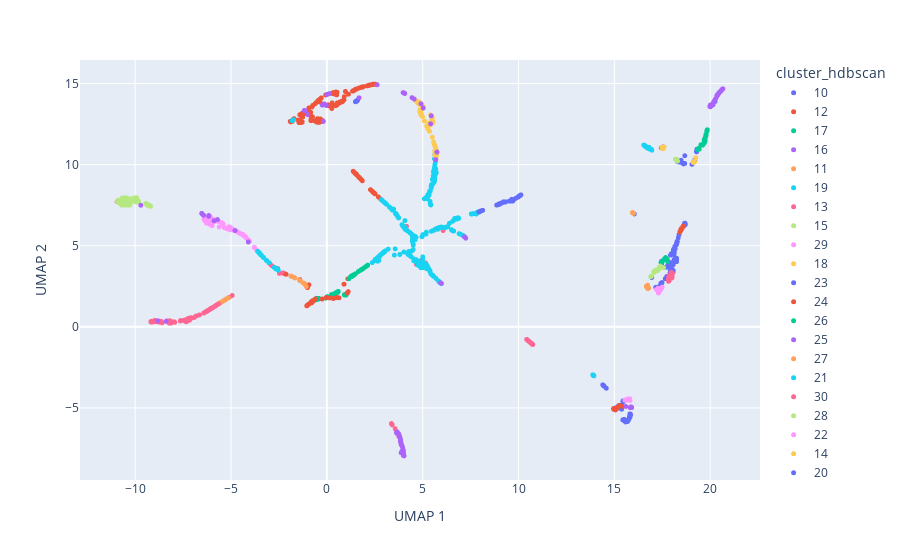

The cell this chart's notebook holds for it:
### Code cell
samples_all_clusters_umap.plot_interactive_umap(hue='cluster_hdbscan')

### Figure 1 — Plotly figure (JSON) as saved in the notebook; plotly's stock layout.template omitted (floating-point values rounded to 4 significant figures; data arrays with more than 128 entries replaced by an {"elided": "..."} marker saying what was removed)
{"data": [{"hovertemplate": "cluster_hdbscan_categorical=10<br>UMAP_1=%{x}<br>UMAP_2=%{y}<extra></extra>", "legendgroup": "10", "marker": {"color": "#636efa", "opacity": 1, "size": 5, "symbol": "circle"}, "mode": "markers", "name": "10", "showlegend": true, "type": "scattergl", "x": {"elided": "173 float values"}, "xaxis": "x", "y": {"elided": "173 float values"}, "yaxis": "y"}, {"hovertemplate": "cluster_hdbscan_categorical=12<br>UMAP_1=%{x}<br>UMAP_2=%{y}<extra></extra>", "legendgroup": "12", "marker": {"color": "#EF553B", "opacity": 1, "size": 5, "symbol": "circle"}, "mode": "markers", "name": "12", "showlegend": true, "type": "scattergl", "x": [18.6, 18.41, 18.45, 18.46, 18.56, 18.49, 18.5, 18.46], "xaxis": "x", "y": [6.219, 5.851, 5.909, 5.965, 6.144, 6.04, 6.013, 5.993], "yaxis": "y"}, {"hovertemplate": "cluster_hdbscan_categorical=17<br>UMAP_1=%{x}<br>UMAP_2=%{y}<extra></extra>", "legendgroup": "17", "marker": {"color": "#00cc96", "opacity": 1, "size": 5, "symbol": "circle"}, "mode": "markers", "name": "17", "showlegend": true, "type": "scattergl", "x": [19.59, 19.51, 19.65, 19.74, 19.59, 19.43, 19.35, 19.85, 19.7, 19.71, 19.69, 19.82, 19.73, 19.6, 19.79, 19.6, 19.69, 19.83, 19.39, 19.69, 19.67, 19.78, 19.69, 19.84, 19.72, 19.78, 19.76, 19.65, 19.83, 19.72, 19.73, 19.75, 19.6, 19.72], "xaxis": "x", "y": [11.2, 11.22, 11.31, 11.46, 11.21, 10.96, 10.94, 12.15, 11.38, 11.4, 11.46, 12.04, 11.63, 11.21, 11.82, 11.22, 11.54, 12.1, 11.0, 11.34, 11.33, 11.86, 11.52, 12.12, 11.46, 11.85, 11.73, 11.28, 12.11, 11.59, 11.63, 11.66, 11.21, 11.59], "yaxis": "y"}, {"hovertemplate": "cluster_hdbscan_categorical=16<br>UMAP_1=%{x}<br>UMAP_2=%{y}<extra></extra>", "legendgroup": "16", "marker": {"color": "#ab63fa", "opacity": 1, "size": 5, "symbol": "circle"}, "mode": "markers", "name": "16", "showlegend": true, "type": "scattergl", "x": [20.55, 20.38, 20.53, 20.12, 20.64, 20.04, 20.27, 20.27, 20.03, 20.01, 20.45, 20.35, 20.46, 20.13, 20.15, 20.2, 20.64, 20.01, 20.1, 20.39, 20.58, 20.01, 20.4, 20.04, 20.51, 20.66, 20.12, 20.08, 20.09, 20.35, 20.07, 20.64, 20.44, 20.13, 20.64, 20.65, 20.53, 19.98, 20.15, 20.46, 20.11, 20.18, 20.14], "xaxis": "x", "y": [14.54, 14.29, 14.5, 13.69, 14.67, 13.63, 14.05, 14.04, 13.63, 13.68, 14.42, 14.21, 14.42, 13.73, 13.8, 13.91, 14.65, 13.67, 13.67, 14.29, 14.57, 13.57, 14.33, 13.62, 14.5, 14.68, 13.69, 13.69, 13.68, 14.29, 13.63, 14.66, 14.4, 13.73, 14.66, 14.66, 14.51, 13.59, 13.69, 14.45, 13.73, 13.83, 13.77], "yaxis": "y"}, {"hovertemplate": "cluster_hdbscan_categorical=11<br>UMAP_1=%{x}<br>UMAP_2=%{y}<extra></extra>", "legendgroup": "11", "marker": {"color": "#FFA15A", "opacity": 1, "size": 5, "symbol": "circle"}, "mode": "markers", "name": "11", "showlegend": true, "type": "scattergl", "x": [15.96, 15.99, 15.97, 15.99, 15.99, 15.95, 15.97, 15.97, 15.97, 15.97], "xaxis": "x", "y": [7.033, 7.0, 7.028, 7.011, 6.995, 7.046, 7.014, 7.019, 7.018, 7.017], "yaxis": "y"}, {"hovertemplate": "cluster_hdbscan_categorical=19<br>UMAP_1=%{x}<br>UMAP_2=%{y}<extra></extra>", "legendgroup": "19", "marker": {"color": "#19d3f3", "opacity": 1, "size": 5, "symbol": "circle"}, "mode": "markers", "name": "19", "showlegend": true, "type": "scattergl", "x": [16.82, 16.69, 16.8, 16.8, 16.7, 16.74, 16.63, 16.66, 16.67, 16.69, 16.61, 16.6, 16.57, 16.71, 16.63, 16.59, 16.88, 16.95, 16.94, 16.87, 16.58, 16.53, 16.6, 16.55], "xaxis": "x", "y": [11.03, 11.07, 10.98, 11.07, 11.05, 11.07, 11.12, 11.11, 11.1, 11.09, 11.14, 11.16, 11.17, 11.03, 11.12, 11.16, 10.95, 10.89, 10.94, 10.95, 11.16, 11.21, 11.14, 11.19], "yaxis": "y"}, {"hovertemplate": "cluster_hdbscan_categorical=13<br>UMAP_1=%{x}<br>UMAP_2=%{y}<extra></extra>", "legendgroup": "13", "marker": {"color": "#FF6692", "opacity": 1, "size": 5, "symbol": "circle"}, "mode": "markers", "name": "13", "showlegend": true, "type": "scattergl", "x": [10.56, 10.47, 10.68, 10.74, 10.46, 10.74, 10.69, 10.44, 10.64, 10.72, 10.59, 10.74, 10.58, 10.71, 10.54, 10.55, 10.49, 10.67, 10.55, 10.45, 10.42, 10.44, 10.73, 10.47, 10.61], "xaxis": "x", "y": [-0.9051, -0.821, -1.028, -1.09, -0.8032, -1.084, -1.039, -0.7912, -0.9877, -1.068, -0.9356, -1.089, -0.9247, -1.058, -0.8899, -0.9021, -0.8395, -1.013, -0.8982, -0.8004, -0.7714, -0.7872, -1.073, -0.8215, -0.9549], "yaxis": "y"}, {"hovertemplate": "cluster_hdbscan_categorical=15<br>UMAP_1=%{x}<br>UMAP_2=%{y}<extra></extra>", "legendgroup": "15", "marker": {"color": "#B6E880", "opacity": 1, "size": 5, "symbol": "circle"}, "mode": "markers", "name": "15", "showlegend": true, "type": "scattergl", "x": [18.26, 18.18, 18.3, 18.26, 18.25], "xaxis": "x", "y": [10.25, 10.34, 10.23, 10.24, 10.29], "yaxis": "y"}, {"hovertemplate": "cluster_hdbscan_categorical=29<br>UMAP_1=%{x}<br>UMAP_2=%{y}<extra></extra>", "legendgroup": "29", "marker": {"color": "#FF97FF", "opacity": 1, "size": 5, "symbol": "circle"}, "mode": "markers", "name": "29", "showlegend": true, "type": "scattergl", "x": [17.31, 17.33, 17.4, 17.39, 17.29, 17.28, 17.37, 17.43, 17.19, 17.31, 17.45, 17.3, 17.49], "xaxis": "x", "y": [2.117, 2.114, 2.329, 2.277, 2.092, 2.386, 2.265, 2.328, 2.3, 2.148, 2.365, 2.155, 2.451], "yaxis": "y"}, {"hovertemplate": "cluster_hdbscan_categorical=18<br>UMAP_1=%{x}<br>UMAP_2=%{y}<extra></extra>", "legendgroup": "18", "marker": {"color": "#FECB52", "opacity": 1, "size": 5, "symbol": "circle"}, "mode": "markers", "name": "18", "showlegend": true, "type": "scattergl", "x": [17.56, 17.59, 17.53, 17.52, 17.48, 17.47, 17.53], "xaxis": "x", "y": [11.0, 11.1, 11.02, 10.98, 11.07, 11.05, 11.02], "yaxis": "y"}, {"hovertemplate": "cluster_hdbscan_categorical=23<br>UMAP_1=%{x}<br>UMAP_2=%{y}<extra></extra>", "legendgroup": "23", "marker": {"color": "#636efa", "opacity": 1, "size": 5, "symbol": "circle"}, "mode": "markers", "name": "23", "showlegend": true, "type": "scattergl", "x": [15.63, 15.46, 15.78, 15.51, 15.58, 15.66, 15.66, 15.65, 15.67, 15.58, 15.67, 15.84, 15.77, 15.68, 15.73, 15.82, 15.85, 15.83, 15.62, 15.81, 15.44, 15.58, 15.46], "xaxis": "x", "y": [-5.833, -5.719, -5.539, -5.765, -5.768, -5.82, -5.836, -5.84, -5.823, -5.861, -5.839, -5.42, -5.674, -5.828, -5.779, -5.562, -5.416, -5.363, -5.849, -5.37, -5.74, -5.828, -5.743], "yaxis": "y"}, {"hovertemplate": "cluster_hdbscan_categorical=24<br>UMAP_1=%{x}<br>UMAP_2=%{y}<extra></extra>", "legendgroup": "24", "marker": {"color": "#EF553B", "opacity": 1, "size": 5, "symbol": "circle"}, "mode": "markers", "name": "24", "showlegend": true, "type": "scattergl", "x": [15.13, 14.98, 14.96, 15.14, 15.42, 15.27, 15.07, 15.06], "xaxis": "x", "y": [-5.02, -5.024, -5.074, -4.964, -4.904, -4.844, -5.11, -5.118], "yaxis": "y"}, {"hovertemplate": "cluster_hdbscan_categorical=26<br>UMAP_1=%{x}<br>UMAP_2=%{y}<extra></extra>", "legendgroup": "26", "marker": {"color": "#00cc96", "opacity": 1, "size": 5, "symbol": "circle"}, "mode": "markers", "name": "26", "showlegend": true, "type": "scattergl", "x": [17.58, 17.78, 17.68, 17.67, 17.69, 17.63, 17.55, 17.43, 17.71, 17.74], "xaxis": "x", "y": [4.141, 4.028, 4.271, 4.205, 4.203, 4.203, 4.102, 3.976, 4.184, 4.181], "yaxis": "y"}, {"hovertemplate": "cluster_hdbscan_categorical=25<br>UMAP_1=%{x}<br>UMAP_2=%{y}<extra></extra>", "legendgroup": "25", "marker": {"color": "#ab63fa", "opacity": 1, "size": 5, "symbol": "circle"}, "mode": "markers", "name": "25", "showlegend": true, "type": "scattergl", "x": [15.86, 15.82, 15.83, 15.9, 15.59, 15.84, 15.87], "xaxis": "x", "y": [-4.951, -4.971, -4.979, -4.969, -4.903, -4.965, -4.932], "yaxis": "y"}, {"hovertemplate": "cluster_hdbscan_categorical=27<br>UMAP_1=%{x}<br>UMAP_2=%{y}<extra></extra>", "legendgroup": "27", "marker": {"color": "#FFA15A", "opacity": 1, "size": 5, "symbol": "circle"}, "mode": "markers", "name": "27", "showlegend": true, "type": "scattergl", "x": [16.79, 16.7, 16.74, 16.74, 16.74, 16.7, 16.67, 16.78, 16.76, 16.75, 16.68], "xaxis": "x", "y": [2.388, 2.45, 2.359, 2.571, 2.426, 2.475, 2.513, 2.386, 2.375, 2.427, 2.462], "yaxis": "y"}, {"hovertemplate": "cluster_hdbscan_categorical=21<br>UMAP_1=%{x}<br>UMAP_2=%{y}<extra></extra>", "legendgroup": "21", "marker": {"color": "#19d3f3", "opacity": 1, "size": 5, "symbol": "circle"}, "mode": "markers", "name": "21", "showlegend": true, "type": "scattergl", "x": [13.91, 13.93, 13.88, 13.88, 13.92, 13.89], "xaxis": "x", "y": [-2.99, -3.018, -2.96, -2.958, -3.008, -2.975], "yaxis": "y"}, {"hovertemplate": "cluster_hdbscan_categorical=30<br>UMAP_1=%{x}<br>UMAP_2=%{y}<extra></extra>", "legendgroup": "30", "marker": {"color": "#FF6692", "opacity": 1, "size": 5, "symbol": "circle"}, "mode": "markers", "name": "30", "showlegend": true, "type": "scattergl", "x": [18.03, 17.96, 18.01, 17.94, 17.84, 17.96, 17.82, 17.95, 17.97, 17.84, 18.01, 17.82, 17.86, 17.99, 17.83, -2.966, -4.935, -2.718, 3.37, 5.097, 4.156, 5.147, 4.928, -2.296, 3.752, -2.754, 3.384, -10.94, 3.566, -2.474, -2.204, -5.099, -2.867, 6.066, -2.568, 4.677, -2.259], "xaxis": "x", "y": [3.28, 3.366, 3.098, 2.993, 2.845, 3.325, 2.933, 2.998, 2.999, 2.822, 3.026, 2.811, 2.861, 3.037, 3.123, 3.883, 1.933, 3.651, -5.964, 3.924, 6.201, 3.943, 4.111, 3.33, -6.751, 3.683, -5.989, 7.722, -6.281, 3.298, 3.289, 1.818, 3.765, 5.941, 3.605, 3.849, 3.288], "yaxis": "y"}, {"hovertemplate": "cluster_hdbscan_categorical=28<br>UMAP_1=%{x}<br>UMAP_2=%{y}<extra></extra>", "legendgroup": "28", "marker": {"color": "#B6E880", "opacity": 1, "size": 5, "symbol": "circle"}, "mode": "markers", "name": "28", "showlegend": true, "type": "scattergl", "x": [16.93, 17.25, 17.41, 17.34, 17.29, 17.09, 17.18, 17.06, 17.17, 17.33, 17.57, 16.91, 17.1, 17.11, 16.9, 17.07], "xaxis": "x", "y": [3.125, 3.471, 3.747, 3.678, 3.567, 3.432, 3.507, 3.428, 3.5, 3.557, 3.653, 3.11, 3.448, 3.455, 3.092, 3.357], "yaxis": "y"}, {"hovertemplate": "cluster_hdbscan_categorical=22<br>UMAP_1=%{x}<br>UMAP_2=%{y}<extra></extra>", "legendgroup": "22", "marker": {"color": "#FF97FF", "opacity": 1, "size": 5, "symbol": "circle"}, "mode": "markers", "name": "22", "showlegend": true, "type": "scattergl", "x": [15.69, 15.81, 15.75, 15.8, 15.55, 15.74, 15.7, 15.71, 15.78, 15.64, 15.55, 15.63], "xaxis": "x", "y": [-4.502, -4.54, -4.446, -4.436, -4.528, -4.484, -4.453, -4.469, -4.482, -4.49, -4.514, -4.491], "yaxis": "y"}, {"hovertemplate": "cluster_hdbscan_categorical=14<br>UMAP_1=%{x}<br>UMAP_2=%{y}<extra></extra>", "legendgroup": "14", "marker": {"color": "#FECB52", "opacity": 1, "size": 5, "symbol": "circle"}, "mode": "markers", "name": "14", "showlegend": true, "type": "scattergl", "x": [19.24, 19.16, 19.13, 19.16, 19.18, 19.11, 19.12], "xaxis": "x", "y": [10.42, 10.18, 10.14, 10.19, 10.17, 10.15, 10.14], "yaxis": "y"}, {"hovertemplate": "cluster_hdbscan_categorical=20<br>UMAP_1=%{x}<br>UMAP_2=%{y}<extra></extra>", "legendgroup": "20", "marker": {"color": "#636efa", "opacity": 1, "size": 5, "symbol": "circle"}, "mode": "markers", "name": "20", "showlegend": true, "type": "scattergl", "x": [14.47, 14.45, 14.44, 14.45, 14.44, 14.39, 14.42], "xaxis": "x", "y": [-3.661, -3.635, -3.63, -3.632, -3.631, -3.572, -3.604], "yaxis": "y"}, {"hovertemplate": "cluster_hdbscan_categorical=9<br>UMAP_1=%{x}<br>UMAP_2=%{y}<extra></extra>", "legendgroup": "9", "marker": {"color": "#EF553B", "opacity": 1, "size": 5, "symbol": "circle"}, "mode": "markers", "name": "9", "showlegend": true, "type": "scattergl", "x": {"elided": "182 float values"}, "xaxis": "x", "y": {"elided": "182 float values"}, "yaxis": "y"}, {"hovertemplate": "cluster_hdbscan_categorical=1<br>UMAP_1=%{x}<br>UMAP_2=%{y}<extra></extra>", "legendgroup": "1", "marker": {"color": "#00cc96", "opacity": 1, "size": 5, "symbol": "circle"}, "mode": "markers", "name": "1", "showlegend": true, "type": "scattergl", "x": [0.5586, -0.4793, 0.3829, 0.4954, 0.3259, -0.5984, 0.3984, 0.5969, 0.4463, -0.6022, 0.9682, 0.2388, -0.00892, 0.4318, 0.5864, -0.4161, 0.9154, 0.9993, 0.959, 0.02441, 0.9802, 0.3847, -0.429, 0.9526, 0.0758, 0.9304, 0.5325, 0.909, 0.5131, 0.1718, -0.6016, -0.4672, 0.1834, 0.009229, -0.5437, 0.5676, -0.06735, 0.9457, 0.3943, 0.1255, 1.053], "xaxis": "x", "y": [2.15, 1.695, 1.842, 1.877, 1.872, 1.658, 1.842, 2.185, 2.085, 1.698, 1.973, 1.99, 1.799, 1.863, 2.161, 1.754, 1.983, 1.957, 1.98, 1.866, 2.005, 1.99, 1.713, 1.959, 1.839, 1.975, 2.146, 1.974, 2.126, 1.873, 1.695, 1.717, 1.873, 1.847, 1.766, 2.132, 1.771, 1.989, 2.047, 1.813, 2.061], "yaxis": "y"}, {"hovertemplate": "cluster_hdbscan_categorical=32<br>UMAP_1=%{x}<br>UMAP_2=%{y}<extra></extra>", "legendgroup": "32", "marker": {"color": "#ab63fa", "opacity": 1, "size": 5, "symbol": "circle"}, "mode": "markers", "name": "32", "showlegend": true, "type": "scattergl", "x": [3.781, 3.835, 3.663, 3.994, 3.97, 3.852, 3.689, 3.989, 3.943, 3.82, 3.876, 3.841, 3.691, 3.692, 3.845, 3.977, 3.753, 3.898, 3.735, 3.637, 3.663, 3.859, 3.795, 3.908, 3.851, 3.891, 3.951, 3.862, 3.965, 3.636, 3.838, 3.67, 3.651, 3.658, 3.924], "xaxis": "x", "y": [-6.702, -6.93, -6.477, -7.619, -7.641, -7.161, -6.531, -7.684, -7.722, -6.854, -7.758, -7.041, -6.545, -6.534, -6.971, -7.658, -6.61, -7.267, -6.587, -6.527, -6.5, -7.153, -6.758, -7.273, -6.968, -7.294, -7.411, -7.067, -7.544, -6.5, -6.991, -6.498, -6.48, -6.568, -7.652], "yaxis": "y"}, {"hovertemplate": "cluster_hdbscan_categorical=34<br>UMAP_1=%{x}<br>UMAP_2=%{y}<extra></extra>", "legendgroup": "34", "marker": {"color": "#FFA15A", "opacity": 1, "size": 5, "symbol": "circle"}, "mode": "markers", "name": "34", "showlegend": true, "type": "scattergl", "x": [-5.578, -5.482, -5.258, -5.408, -5.3, -5.345, -5.245, -5.313, -5.265, -5.57, -5.139], "xaxis": "x", "y": [1.489, 1.536, 1.713, 1.598, 1.669, 1.639, 1.713, 1.663, 1.699, 1.466, 1.796], "yaxis": "y"}, {"hovertemplate": "cluster_hdbscan_categorical=31<br>UMAP_1=%{x}<br>UMAP_2=%{y}<extra></extra>", "legendgroup": "31", "marker": {"color": "#19d3f3", "opacity": 1, "size": 5, "symbol": "circle"}, "mode": "markers", "name": "31", "showlegend": true, "type": "scattergl", "x": {"elided": "284 float values"}, "xaxis": "x", "y": {"elided": "284 float values"}, "yaxis": "y"}, {"hovertemplate": "cluster_hdbscan_categorical=4<br>UMAP_1=%{x}<br>UMAP_2=%{y}<extra></extra>", "legendgroup": "4", "marker": {"color": "#FF6692", "opacity": 1, "size": 5, "symbol": "circle"}, "mode": "markers", "name": "4", "showlegend": true, "type": "scattergl", "x": [-9.018, -6.194, -7.934, -8.214, -8.023, -7.258, -8.653, -9.141, -6.187, -5.922, -6.239, -8.166, -7.101, -9.157, -6.109, -5.654, -7.264, -6.041, -6.008, -5.697, -6.919, -8.124, -5.922, -9.125, -7.438, -9.009, -5.805, -8.805, -8.192, -8.884, -7.154, -5.656, -8.261, -8.096, -6.807, -7.638, -6.254, -7.342, -7.45, -5.805, -7.259, -8.249, -5.91, -9.097, -7.271, -5.729, -7.273, -8.334, -9.18, -8.978, -9.181, -7.25, -8.984, -6.249, -8.96, -6.356, -6.29, -8.967, -7.639, -7.96, -6.108, -8.596, -7.623, -7.089, -8.954, -8.838, -7.333, -9.037, -8.218, -6.194, -8.638, -6.833, -8.142, -5.767, -8.898, -8.027, -8.151, -6.256, -8.219, -6.012, -7.125, -7.641, -8.143, -6.422, -5.829, -7.411, -8.739, -8.87, -7.318, -7.37, -7.201, -5.849, -5.934, -8.206, -8.113, -8.249, -8.966, -6.648, -7.205, -8.935, -7.318], "xaxis": "x", "y": [0.3116, 1.017, 0.2832, 0.3384, 0.3015, 0.3704, 0.3441, 0.346, 1.023, 1.21, 0.9856, 0.3553, 0.503, 0.3234, 1.089, 1.414, 0.3964, 1.148, 1.137, 1.384, 0.5809, 0.2672, 1.205, 0.3032, 0.3819, 0.3708, 1.303, 0.377, 0.382, 0.3633, 0.4294, 1.418, 0.2857, 0.3174, 0.678, 0.374, 0.9724, 0.3132, 0.4009, 1.304, 0.3956, 0.2682, 1.215, 0.3159, 0.3663, 1.363, 0.3659, 0.3673, 0.3017, 0.395, 0.3251, 0.5111, 0.347, 0.9825, 0.4009, 0.9026, 0.9516, 0.3491, 0.3672, 0.3098, 1.066, 0.2508, 0.3916, 0.5681, 0.3461, 0.3164, 0.4257, 0.3206, 0.3454, 1.012, 0.3293, 0.6592, 0.3081, 1.331, 0.3618, 0.3154, 0.3353, 0.9553, 0.2287, 1.141, 0.5494, 0.3719, 0.236, 0.8522, 1.275, 0.4232, 0.291, 0.3429, 0.3705, 0.4206, 0.4117, 1.27, 1.205, 0.3569, 0.2448, 0.3619, 0.3524, 0.7382, 0.506, 0.3349, 0.4048], "yaxis": "y"}, {"hovertemplate": "cluster_hdbscan_categorical=6<br>UMAP_1=%{x}<br>UMAP_2=%{y}<extra></extra>", "legendgroup": "6", "marker": {"color": "#B6E880", "opacity": 1, "size": 5, "symbol": "circle"}, "mode": "markers", "name": "6", "showlegend": true, "type": "scattergl", "x": [-9.325, -9.983, -10.7, -10.54, -10.9, -9.32, -9.198, -10.92, -9.391, -10.37, -10.63, -9.247, -10.71, -10.84, -9.826, -10.61, -10.44, -10.37, -9.953, -9.916, -9.314, -10.21, -10.21, -10.24, -9.927, -9.966, -9.962, -10.52, -10.7, -10.63, -10.15, -9.332, -9.927, -10.8, -9.209, -10.88, -10.08, -10.57, -10.69, -10.72, -10.66, -10.79, -9.987, -9.826, -9.951, -10.25, -10.66, -10.38, -9.363, -10.38, -10.44, -10.82, -10.89, -10.74, -9.359, -10.27, -9.288, -10.52, -10.53, -10.31, -9.217, -10.22, -10.02, -10.88, -9.446], "xaxis": "x", "y": [7.515, 7.743, 7.592, 7.878, 7.791, 7.543, 7.435, 7.739, 7.524, 7.519, 7.934, 7.459, 7.882, 7.762, 7.692, 7.924, 7.955, 7.545, 7.907, 7.953, 7.482, 7.894, 7.749, 7.754, 7.704, 7.939, 7.73, 7.52, 7.849, 7.561, 7.901, 7.524, 7.932, 7.612, 7.449, 7.809, 7.867, 7.957, 7.506, 7.849, 7.957, 7.719, 7.962, 7.752, 7.942, 7.891, 7.903, 7.905, 7.543, 7.802, 7.506, 7.627, 7.797, 7.55, 7.546, 7.508, 7.495, 7.893, 7.817, 7.609, 7.445, 7.898, 7.723, 7.798, 7.617], "yaxis": "y"}, {"hovertemplate": "cluster_hdbscan_categorical=5<br>UMAP_1=%{x}<br>UMAP_2=%{y}<extra></extra>", "legendgroup": "5", "marker": {"color": "#FF97FF", "opacity": 1, "size": 5, "symbol": "circle"}, "mode": "markers", "name": "5", "showlegend": true, "type": "scattergl", "x": [-4.283, -4.583, -4.222, -3.774, -4.636, -6.14, -4.94, -4.28, -4.348, -5.911, -6.037, -4.328, -5.078, -6.026, -6.104, -6.106, -5.989, -4.066, -5.034, -6.394, -6.128, -5.07, -4.924, -4.2, -5.928, -5.614, -6.072, -4.274, -4.417, -4.396, -6.359, -6.383, -3.629, -5.84, -6.309, -5.841, -4.951, -4.061, -4.41, -5.705, -6.423, -6.086, -4.071, -3.65, -4.528, -6.231, -4.336, -6.405, -6.133, -5.004, -4.585, -3.787, -5.677, -4.972, -5.407, -5.134, -4.654, -4.108, -4.955, -5.493, -4.235, -4.046, -5.34, -4.41, -5.631, -6.256, -4.072, -5.809, -5.09, -5.975, -5.983, -5.1, -5.942, -5.9, -5.728, -4.389, -4.037, -4.762, -5.123, -5.198, -6.266, -6.134, -4.245, -4.295, -6.379, -6.285, -5.047], "xaxis": "x", "y": [5.592, 5.792, 5.501, 4.897, 5.829, 6.46, 6.051, 5.592, 5.647, 6.616, 6.338, 5.632, 6.148, 6.553, 6.77, 6.809, 6.373, 5.292, 6.121, 6.633, 6.387, 5.994, 5.972, 5.484, 6.459, 6.162, 6.793, 5.583, 5.705, 5.699, 6.586, 6.742, 4.69, 6.585, 6.503, 6.509, 6.038, 5.313, 5.699, 6.542, 6.865, 6.711, 5.318, 4.714, 5.755, 6.39, 5.635, 6.641, 6.334, 6.014, 5.805, 4.898, 6.546, 6.022, 6.35, 6.053, 5.858, 5.374, 6.061, 6.421, 5.542, 5.292, 6.11, 5.677, 6.491, 6.424, 5.327, 6.513, 6.172, 6.398, 6.235, 6.167, 6.462, 6.562, 6.596, 5.713, 5.278, 5.925, 6.169, 6.048, 6.691, 6.395, 5.546, 5.606, 6.563, 6.399, 6.093], "yaxis": "y"}, {"hovertemplate": "cluster_hdbscan_categorical=8<br>UMAP_1=%{x}<br>UMAP_2=%{y}<extra></extra>", "legendgroup": "8", "marker": {"color": "#FECB52", "opacity": 1, "size": 5, "symbol": "circle"}, "mode": "markers", "name": "8", "showlegend": true, "type": "scattergl", "x": [4.86, 5.036, 4.787, 4.933, 4.851, 4.913, 5.441, 5.696, 5.486, 5.655, 5.735, 5.308, 5.733, 4.92, 4.851, 5.665, 5.434, 5.502, 5.465, 5.54, 5.414, 5.206, 4.732, 5.257, 5.659, 5.646, 4.913, 5.698, 4.852, 5.701, 5.296, 5.233, 5.493, 5.726, 4.62, 5.63, 5.633, 5.399, 5.355, 4.905, 4.902, 5.505, 4.853, 5.594, 5.633, 5.262, 4.995, 4.99, 4.647, 5.716, 5.723, 5.271, 5.65, 4.811, 4.638, 5.335, 4.881, 5.493, 4.951, 5.091, 5.468, 5.664, 4.915, 4.836, 4.593, 4.537, 5.635, 5.647, 5.599, 4.872, 5.459, 5.325, 4.948, 5.64, 5.569, 5.275, 5.442, 5.521, 4.936, 4.734, 4.691], "xaxis": "x", "y": [13.25, 13.53, 13.74, 13.67, 13.32, 13.14, 12.56, 10.39, 12.61, 10.69, 10.77, 12.4, 10.6, 13.15, 13.34, 11.08, 13.04, 11.69, 12.63, 12.63, 13.07, 12.37, 13.88, 12.31, 10.8, 10.79, 13.14, 10.82, 13.74, 10.93, 12.4, 12.39, 12.81, 10.81, 13.98, 11.19, 10.79, 12.45, 12.06, 13.71, 13.09, 12.9, 13.38, 11.29, 10.85, 12.33, 13.62, 12.96, 13.96, 10.87, 10.8, 12.22, 10.73, 13.86, 13.96, 12.56, 13.21, 12.83, 13.66, 12.69, 12.79, 10.87, 13.72, 13.74, 14.01, 14.06, 10.57, 11.11, 11.26, 13.82, 12.95, 12.43, 13.43, 10.77, 11.4, 12.37, 13.04, 12.55, 13.1, 13.85, 13.88], "yaxis": "y"}, {"hovertemplate": "cluster_hdbscan_categorical=7<br>UMAP_1=%{x}<br>UMAP_2=%{y}<extra></extra>", "legendgroup": "7", "marker": {"color": "#636efa", "opacity": 1, "size": 5, "symbol": "circle"}, "mode": "markers", "name": "7", "showlegend": true, "type": "scattergl", "x": [9.219, 10.11, 9.009, 9.025, 10.1, 10.01, 10.04, 9.674, 10.07, 10.12, 9.637, 9.099, 8.933, 9.3, 10.08, 8.13, 7.936, 9.742, 9.043, 9.139, 10.07, 9.95, 9.59, 9.331, 9.216, 9.517, 9.645, 9.258, 10.09, 9.707, 9.659, 8.012, 9.279, 9.644, 8.03, 9.048, 10.06, 9.976, 9.305, 9.631, 9.852, 9.153, 9.258, 8.081, 8.859, 7.983, 8.97], "xaxis": "x", "y": [7.711, 8.123, 7.557, 7.591, 8.12, 8.032, 8.069, 7.801, 8.094, 8.138, 7.79, 7.624, 7.529, 7.708, 8.103, 7.183, 7.082, 7.839, 7.592, 7.65, 8.087, 7.989, 7.764, 7.708, 7.683, 7.75, 7.869, 7.696, 8.112, 7.762, 7.764, 7.137, 7.687, 7.78, 7.147, 7.605, 8.083, 8.004, 7.705, 7.768, 7.922, 7.659, 7.711, 7.166, 7.508, 7.112, 7.573], "yaxis": "y"}, {"hovertemplate": "cluster_hdbscan_categorical=-1<br>UMAP_1=%{x}<br>UMAP_2=%{y}<extra></extra>", "legendgroup": "-1", "marker": {"color": "#EF553B", "opacity": 1, "size": 5, "symbol": "circle"}, "mode": "markers", "name": "-1", "showlegend": true, "type": "scattergl", "x": [1.098, -0.8031, -2.126, 1.117, -0.9362, -0.9603, -1.069, -1.013, -0.8246, 1.075, 0.8969, -1.03, -1.025, -1.012, 0.4958, 0.1547, 1.057, -1.009, -0.5876, 0.3448, -0.65, -0.7922, -0.7767, -0.942, -0.2467, -0.9912, -0.7385, -0.9368, -0.02512, -0.9721, 0.6308, 0.3386, -0.8339, -1.05, -1.409, -0.9776, -0.98], "xaxis": "x", "y": [2.967, 1.499, 3.241, 2.173, 2.594, 1.383, 2.484, 2.419, 1.532, 2.105, 2.63, 1.316, 1.323, 1.33, 1.811, 1.787, 2.086, 1.327, 1.724, 1.76, 1.676, 1.48, 1.593, 1.399, 1.716, 1.351, 1.548, 1.405, 1.806, 1.376, 1.791, 1.749, 1.479, 1.296, 2.914, 1.367, 1.368], "yaxis": "y"}, {"hovertemplate": "cluster_hdbscan_categorical=2<br>UMAP_1=%{x}<br>UMAP_2=%{y}<extra></extra>", "legendgroup": "2", "marker": {"color": "#00cc96", "opacity": 1, "size": 5, "symbol": "circle"}, "mode": "markers", "name": "2", "showlegend": true, "type": "scattergl", "x": [1.243, 2.091, 1.361, 1.469, 1.424, 1.383, 1.777, 2.135, 1.909, 1.753, 1.368, 1.463, 1.294, 1.349, 1.153, 1.813, 1.496, 1.649, 2.009, 1.324, 1.831], "xaxis": "x", "y": [3.105, 3.758, 3.175, 3.253, 3.213, 3.193, 3.508, 3.806, 3.607, 3.488, 3.156, 3.245, 3.098, 3.151, 2.968, 3.532, 3.273, 3.413, 3.699, 3.161, 3.551], "yaxis": "y"}, {"hovertemplate": "cluster_hdbscan_categorical=3<br>UMAP_1=%{x}<br>UMAP_2=%{y}<extra></extra>", "legendgroup": "3", "marker": {"color": "#ab63fa", "opacity": 1, "size": 5, "symbol": "circle"}, "mode": "markers", "name": "3", "showlegend": true, "type": "scattergl", "x": [-0.2383, 0.1033, 7.189, -5.89, 4.004, -6.518, 0.002303, -6.432, -9.704, 4.009, 4.907, 3.979, -0.1815, 5.745, -5.708, 7.19, -6.163, 2.625, 4.068, -8.819, 4.001, 3.98, 5.416, -6.162, 4.011, 4.051, 0.1393, 7.187, -1.125, -4.097, 3.997, -6.439, 4.556, -4.788, 5.933, -0.02446, -0.1319, 4.035, -1.177, -8.385, 5.952, 3.958, 4.029, -6.506, 3.988, 3.986, 5.968, 4.446, 5.445, 7.247, -6.53, 1.679, 5.683, -0.9981, 5.026, 3.989, 4.004, 3.999, 3.995], "xaxis": "x", "y": [13.67, 14.37, 5.539, 6.54, 14.43, 6.984, 14.33, 6.877, 7.498, -7.917, 13.76, 14.44, 12.67, 10.78, 6.614, 5.54, 6.814, 14.92, 14.39, 0.3718, -7.933, -7.838, 12.52, 6.864, 14.43, 14.4, 14.38, 5.549, 13.33, 5.235, -7.907, 6.889, 14.04, 5.937, 2.712, 13.65, 13.74, 14.41, 13.34, 0.3414, 2.694, -7.784, -7.954, 6.964, -7.889, -7.926, 2.688, 14.13, 13.01, 5.468, 6.997, 14.12, 10.31, 13.09, 13.5, -7.75, -7.926, -7.792, -7.901], "yaxis": "y"}, {"hovertemplate": "cluster_hdbscan_categorical=0<br>UMAP_1=%{x}<br>UMAP_2=%{y}<extra></extra>", "legendgroup": "0", "marker": {"color": "#FFA15A", "opacity": 1, "size": 5, "symbol": "circle"}, "mode": "markers", "name": "0", "showlegend": true, "type": "scattergl", "x": [-1.874, -1.184, -1.805, -1.135, -1.212, -1.708, -1.418, -1.078, -1.696, -1.379, -1.421, -1.215, -1.668], "xaxis": "x", "y": [3.132, 2.675, 3.095, 2.625, 2.691, 3.051, 2.874, 2.488, 3.039, 2.833, 2.867, 2.702, 3.02], "yaxis": "y"}, {"hovertemplate": "cluster_hdbscan_categorical=35<br>UMAP_1=%{x}<br>UMAP_2=%{y}<extra></extra>", "legendgroup": "35", "marker": {"color": "#19d3f3", "opacity": 1, "size": 5, "symbol": "circle"}, "mode": "markers", "name": "35", "showlegend": true, "type": "scattergl", "x": [-2.665, -3.46, -2.607, -3.52, -2.53, -3.162, -3.541, -3.412, -2.71, -3.527, -2.749, -3.499, -3.436, -2.65, -2.615, -3.023, -3.134, -3.302, -3.61, -3.298, -3.532], "xaxis": "x", "y": [3.575, 4.458, 3.558, 4.543, 3.491, 4.108, 4.571, 4.41, 3.645, 4.547, 3.668, 4.514, 4.44, 3.59, 3.595, 3.961, 4.082, 4.275, 4.656, 4.269, 4.584], "yaxis": "y"}, {"hovertemplate": "cluster_hdbscan_categorical=33<br>UMAP_1=%{x}<br>UMAP_2=%{y}<extra></extra>", "legendgroup": "33", "marker": {"color": "#FF6692", "opacity": 1, "size": 5, "symbol": "circle"}, "mode": "markers", "name": "33", "showlegend": true, "type": "scattergl", "x": [3.41, 3.378, 3.376, 3.383, 3.378, 3.381, 3.412, 3.377], "xaxis": "x", "y": [-6.035, -5.979, -5.977, -5.988, -5.99, -5.987, -6.043, -5.972], "yaxis": "y"}], "layout": {"legend": {"title": {"text": "cluster_hdbscan"}, "tracegroupgap": 0}, "margin": {"t": 60}, "xaxis": {"anchor": "y", "domain": [0, 1], "title": {"text": "UMAP 1"}}, "yaxis": {"anchor": "x", "domain": [0, 1], "title": {"text": "UMAP 2"}}}}
